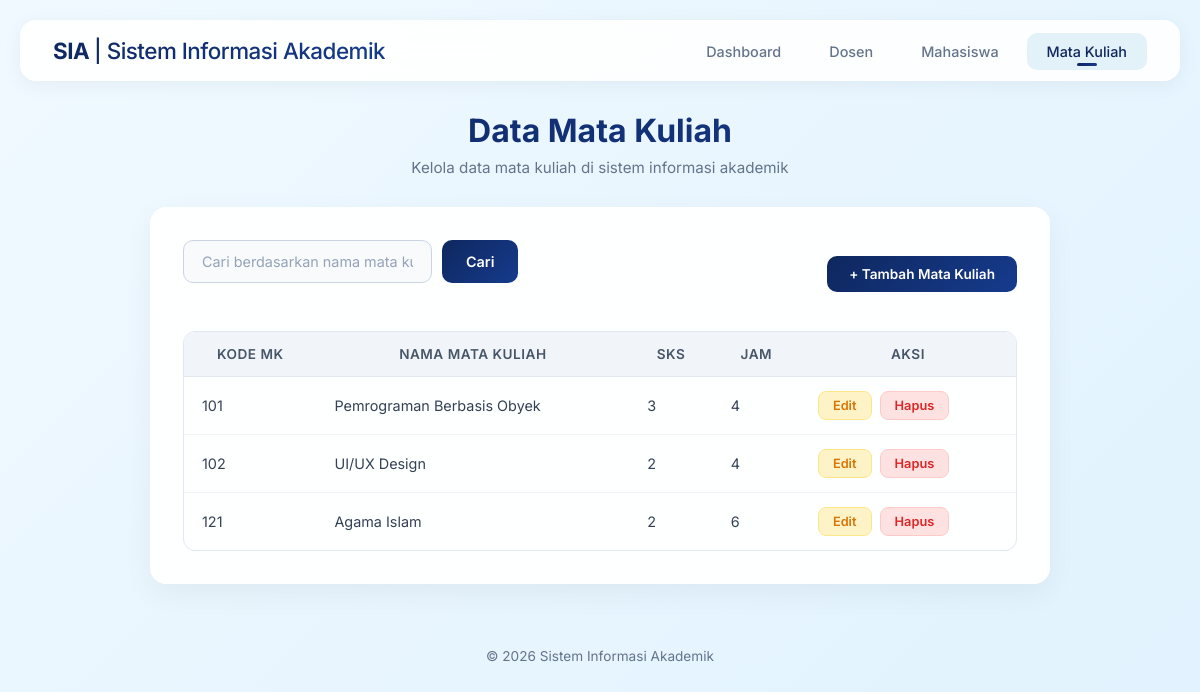
The app's page /viewmatakuliah.php with its own data.
### tables this page shows
CREATE TABLE IF NOT EXISTS t_matakuliah (
    kodeMK INT PRIMARY KEY,
    namaMK VARCHAR(50),
    sks INT,
    jam INT
);

### viewmatakuliah.php (the view, shortened to what this page needs)
<?php
  include("koneksi.php");
  $search = "";
  $whereClause = "";
?>
<!DOCTYPE html>
<html lang="id">
<head>
    <link rel="stylesheet" href="style.css">
</head>
<body>
    <nav class="navbar">
        <div class="brand">SIA <span>| Sistem Informasi Akademik</span></div>
        <ul class="nav-links">
            <li><a href="index.php">Dashboard</a></li>
            <li><a href="viewdosen.php">Dosen</a></li>
            <li><a href="viewmahasiswa.php">Mahasiswa</a></li>
            <li><a href="viewmatakuliah.php" class="active">Mata Kuliah</a></li>
        </ul>
    </nav>
    <div class="page-header fade-in">
        <h1>Data Mata Kuliah</h1>
        <p>Kelola data mata kuliah di sistem informasi akademik</p>
    </div>
    <div class="card fade-in">
        <div class="actions-bar">
            <form class="search-bar" method="GET" action="viewmatakuliah.php">
                <input type="text" name="search" placeholder="Cari berdasarkan nama mata kuliah..." value="<?php echo htmlspecialchars($search); ?>">
                <button type="submit">Cari</button>
            </form>
            <a href="inputmatakuliah.php" class="btn btn-primary">+ Tambah Mata Kuliah</a>
        </div>
        <table class="data-table">
            <thead>
                <tr>
                    <th>Kode MK</th>
                    <th>Nama Mata Kuliah</th>
                    <th>SKS</th>
                    <th>Jam</th>
                    <th>Aksi</th>
                </tr>
            </thead>
            <tbody>
                <?php
                  $query = "SELECT * FROM t_matakuliah" . $whereClause . " ORDER BY kodeMK ASC";
                  $result = mysqli_query($link, $query);
                  if (mysqli_num_rows($result) > 0) {
                      while ($data = mysqli_fetch_assoc($result))
                      {
                          echo "<tr>";
                          echo "<td>$data[kodeMK]</td>";
                          echo "<td>$data[namaMK]</td>";
                          echo "<td>$data[sks]</td>";
                          echo "<td>$data[jam]</td>";
                          echo '<td class="action-links">
                              <a href="editmatakuliah.php?kodeMK='.$data['kodeMK'].'" class="btn btn-warning btn-sm">Edit</a>
                              <a href="hapusmatakuliah.php?kodeMK='.$data['kodeMK'].'" class="btn btn-danger btn-sm"
                                  onclick="return confirm(\'Anda yakin akan menghapus data?\')">Hapus</a>
                          </td>';
                          echo "</tr>";
                      }
                  } else {
                      echo '<tr><td colspan="5"><div class="empty-state"><div class="icon">📭</div><p>Belum ada data mata kuliah' . ($search ? ' untuk pencarian "' . htmlspecialchars($search) . '"' : '') . '</p></div></td></tr>';
                  }
                ?>
            </tbody>
        </table>
    </div>
    <div class="footer">
        &copy; <?php echo date('Y'); ?> Sistem Informasi Akademik
    </div>
</body>
</html>

### style.css (style rules this page uses)
* { margin: 0; padding: 0; box-sizing: border-box; }
body { font-family: 'Inter', sans-serif; background: linear-gradient(135deg, #f0f9ff 0%, #e0f2fe 100%); min-height: 100vh; color: #334155; padding: 20px; }
.navbar { background: rgba(255, 255, 255, 0.9); backdrop-filter: blur(20px); border: 1px solid rgba(255, 255, 255, 0.5); border-radius: 16px; padding: 16px 32px; margin-bottom: 30px; display: flex; justify-content: space-between; align-items: center; box-shadow: 0 4px 20px rgba(0, 0, 0, 0.05); }
.navbar .brand { font-size: 1.4rem; font-weight: 700; background: linear-gradient(135deg, #0e275e 0%, #163b8d 100%); -webkit-background-clip: text; -webkit-text-fill-color: transparent; background-clip: text; letter-spacing: -0.5px; }
.navbar .brand span { color: #355C7D; font-weight: 500; opacity: 1; }
.nav-links { display: flex; gap: 8px; list-style: none; }
.nav-links a { text-decoration: none; color: #64748b; padding: 10px 20px; border-radius: 10px; font-size: 0.9rem; font-weight: 500; transition: all 0.3s cubic-bezier(0.4, 0, 0.2, 1); position: relative; }
.nav-links a:hover, .nav-links a.active { color: #0e275e; background: rgba(2, 132, 199, 0.1); }
.nav-links a.active::after { content: ''; position: absolute; bottom: 4px; left: 50%; transform: translateX(-50%); width: 20px; height: 3px; background: linear-gradient(135deg, #0e275e, #163b8d); border-radius: 2px; }
.page-header { text-align: center; margin-bottom: 30px; }
.page-header h1 { font-size: 2rem; font-weight: 700; background: linear-gradient(135deg, #0e275e 0%, #163b8d 100%); -webkit-background-clip: text; -webkit-text-fill-color: transparent; background-clip: text; margin-bottom: 8px; }
.page-header p { color: #64748b; font-size: 0.95rem; }
.card { background: rgba(255, 255, 255, 0.95); backdrop-filter: blur(20px); border: 1px solid rgba(255, 255, 255, 0.8); border-radius: 16px; padding: 32px; box-shadow: 0 10px 30px rgba(0, 0, 0, 0.05); max-width: 900px; margin: 0 auto; }
.search-bar { display: flex; gap: 10px; margin-bottom: 24px; max-width: 500px; }
.search-bar input[type="text"] { flex: 1; padding: 12px 18px; border-radius: 10px; border: 1px solid #cbd5e1; background: #f8fafc; color: #334155; font-family: 'Inter', sans-serif; font-size: 0.9rem; outline: none; transition: border-color 0.3s, box-shadow 0.3s; }
.search-bar input[type="text"]::placeholder { color: #94a3b8; }
.search-bar button { padding: 12px 24px; border-radius: 10px; border: none; background: linear-gradient(135deg, #0e275e 0%, #163b8d 100%); color: #fff; font-family: 'Inter', sans-serif; font-weight: 600; font-size: 0.9rem; cursor: pointer; transition: all 0.3s; }
.actions-bar { display: flex; justify-content: space-between; align-items: center; margin-bottom: 24px; flex-wrap: wrap; gap: 12px; }
.btn { display: inline-flex; align-items: center; gap: 6px; text-decoration: none; padding: 10px 22px; border-radius: 10px; font-family: 'Inter', sans-serif; font-weight: 600; font-size: 0.85rem; cursor: pointer; border: none; transition: all 0.3s cubic-bezier(0.4, 0, 0.2, 1); }
.btn-primary { background: linear-gradient(135deg, #0e275e 0%, #163b8d 100%); color: #fff; }
.btn-warning { background: #fef3c7; color: #d97706; border: 1px solid #fde68a; }
.btn-danger { background: #fee2e2; color: #dc2626; border: 1px solid #fecaca; }
.btn-sm { padding: 6px 14px; font-size: 0.8rem; border-radius: 8px; }
.data-table { width: 100%; border-collapse: separate; border-spacing: 0; overflow: hidden; border-radius: 12px; border: 1px solid #e2e8f0; }
.data-table thead { background: #f1f5f9; }
.data-table th { padding: 14px 18px; text-align: center; font-weight: 600; font-size: 0.85rem; color: #475569; text-transform: uppercase; letter-spacing: 0.5px; border-bottom: 1px solid #e2e8f0; }
.data-table td { padding: 14px 18px; font-size: 0.9rem; color: #334155; border-bottom: 1px solid #f1f5f9; }
.data-table tbody tr { transition: background 0.2s; }
.data-table tbody tr:last-child td { border-bottom: none; }
.data-table .action-links { display: flex; gap: 8px; }
.footer { text-align: center; padding: 24px; margin-top: 40px; color: #64748b; font-size: 0.85rem; }
.fade-in { animation: fadeIn 0.5s ease; }

### records on screen
t_matakuliah: kodeMK "101", namaMK "Pemrograman Berbasis Obyek", sks "3", jam "4"
t_matakuliah: kodeMK "102", namaMK "UI/UX Design", sks "2", jam "4"
t_matakuliah: kodeMK "121", namaMK "Agama Islam", sks "2", jam "6"
